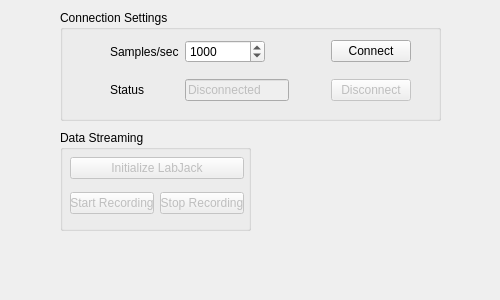
<?xml version="1.0" encoding="UTF-8"?>
<ui version="4.0">
 <class>LabJack</class>
 <widget class="QWidget" name="LabJack">
  <property name="geometry">
   <rect>
    <x>0</x>
    <y>0</y>
    <width>500</width>
    <height>300</height>
   </rect>
  </property>
  <property name="windowTitle">
   <string>Form</string>
  </property>
  <widget class="QGroupBox" name="connSetGroupBox">
   <property name="geometry">
    <rect>
     <x>60</x>
     <y>10</y>
     <width>381</width>
     <height>111</height>
    </rect>
   </property>
   <property name="title">
    <string>Connection Settings</string>
   </property>
   <widget class="QWidget" name="gridLayoutWidget">
    <property name="geometry">
     <rect>
      <x>50</x>
      <y>20</y>
      <width>301</width>
      <height>82</height>
     </rect>
    </property>
    <layout class="QGridLayout" name="gridLayout">
     <item row="0" column="2">
      <spacer name="horizontalSpacer">
       <property name="orientation">
        <enum>Qt::Horizontal</enum>
       </property>
       <property name="sizeHint" stdset="0">
        <size>
         <width>40</width>
         <height>20</height>
        </size>
       </property>
      </spacer>
     </item>
     <item row="0" column="3">
      <widget class="QPushButton" name="connectButton">
       <property name="text">
        <string>Connect</string>
       </property>
      </widget>
     </item>
     <item row="0" column="1">
      <widget class="QSpinBox" name="samplesPsecSpinBox">
       <property name="maximumSize">
        <size>
         <width>80</width>
         <height>16777215</height>
        </size>
       </property>
       <property name="minimum">
        <number>1</number>
       </property>
       <property name="maximum">
        <number>2000</number>
       </property>
       <property name="singleStep">
        <number>100</number>
       </property>
       <property name="value">
        <number>1000</number>
       </property>
      </widget>
     </item>
     <item row="1" column="1">
      <widget class="QLineEdit" name="statusLineEdit">
       <property name="enabled">
        <bool>false</bool>
       </property>
       <property name="text">
        <string>Disconnected</string>
       </property>
      </widget>
     </item>
     <item row="1" column="0">
      <widget class="QLabel" name="statusLabel">
       <property name="text">
        <string>Status</string>
       </property>
      </widget>
     </item>
     <item row="1" column="3">
      <widget class="QPushButton" name="disconnectButton">
       <property name="enabled">
        <bool>false</bool>
       </property>
       <property name="text">
        <string>Disconnect</string>
       </property>
      </widget>
     </item>
     <item row="1" column="2">
      <spacer name="horizontalSpacer_2">
       <property name="orientation">
        <enum>Qt::Horizontal</enum>
       </property>
       <property name="sizeHint" stdset="0">
        <size>
         <width>40</width>
         <height>20</height>
        </size>
       </property>
      </spacer>
     </item>
     <item row="0" column="0">
      <widget class="QLabel" name="samplesPsecLabel">
       <property name="text">
        <string>Samples/sec</string>
       </property>
      </widget>
     </item>
    </layout>
   </widget>
  </widget>
  <widget class="QGroupBox" name="groupBox">
   <property name="geometry">
    <rect>
     <x>60</x>
     <y>130</y>
     <width>191</width>
     <height>101</height>
    </rect>
   </property>
   <property name="title">
    <string>Data Streaming</string>
   </property>
   <widget class="QWidget" name="verticalLayoutWidget">
    <property name="geometry">
     <rect>
      <x>10</x>
      <y>20</y>
      <width>174</width>
      <height>71</height>
     </rect>
    </property>
    <layout class="QVBoxLayout" name="verticalLayout">
     <item>
      <widget class="QPushButton" name="initializeLJbutton">
       <property name="enabled">
        <bool>false</bool>
       </property>
       <property name="text">
        <string>Initialize LabJack</string>
       </property>
      </widget>
     </item>
     <item>
      <layout class="QHBoxLayout" name="horizontalLayout">
       <item>
        <widget class="QPushButton" name="startRecordButton">
         <property name="enabled">
          <bool>false</bool>
         </property>
         <property name="text">
          <string>Start Recording</string>
         </property>
        </widget>
       </item>
       <item>
        <widget class="QPushButton" name="stopRecordButton">
         <property name="enabled">
          <bool>false</bool>
         </property>
         <property name="text">
          <string>Stop Recording</string>
         </property>
        </widget>
       </item>
      </layout>
     </item>
    </layout>
   </widget>
  </widget>
 </widget>
 <resources/>
 <connections/>
</ui>
